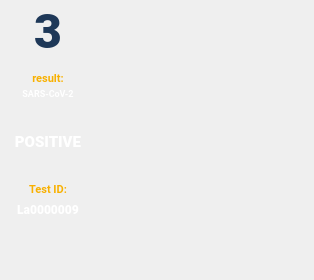
<?xml version="1.0" encoding="UTF-8"?>
<ui version="4.0">
 <class>Form</class>
 <widget class="QWidget" name="Form">
  <property name="geometry">
   <rect>
    <x>0</x>
    <y>0</y>
    <width>314</width>
    <height>280</height>
   </rect>
  </property>
  <property name="windowTitle">
   <string notr="true">Form</string>
  </property>
  <property name="styleSheet">
   <string notr="true"/>
  </property>
  <widget class="QWidget" name="background" native="true">
   <property name="geometry">
    <rect>
     <x>0</x>
     <y>0</y>
     <width>96</width>
     <height>224</height>
    </rect>
   </property>
   <property name="styleSheet">
    <string notr="true">.QWidget{background-image: url(:/new_slot/png/new_slot/positive.png); border:0px}</string>
   </property>
   <widget class="QLabel" name="number">
    <property name="geometry">
     <rect>
      <x>0</x>
      <y>0</y>
      <width>96</width>
      <height>62</height>
     </rect>
    </property>
    <property name="font">
     <font>
      <family>Roboto Black</family>
      <pointsize>36</pointsize>
      <weight>75</weight>
      <bold>true</bold>
     </font>
    </property>
    <property name="styleSheet">
     <string notr="true">.QLabel{background-color: transparent; border:0; color : #1e3858}</string>
    </property>
    <property name="text">
     <string notr="true">3</string>
    </property>
    <property name="alignment">
     <set>Qt::AlignCenter</set>
    </property>
   </widget>
   <widget class="QLabel" name="result">
    <property name="geometry">
     <rect>
      <x>0</x>
      <y>125</y>
      <width>96</width>
      <height>34</height>
     </rect>
    </property>
    <property name="font">
     <font>
      <family>Roboto Black</family>
      <pointsize>11</pointsize>
      <weight>75</weight>
      <bold>true</bold>
     </font>
    </property>
    <property name="styleSheet">
     <string notr="true">.QLabel{background-color: transparent; border:0; color : white}</string>
    </property>
    <property name="text">
     <string>POSITIVE</string>
    </property>
    <property name="alignment">
     <set>Qt::AlignCenter</set>
    </property>
   </widget>
   <widget class="QLabel" name="id">
    <property name="geometry">
     <rect>
      <x>0</x>
      <y>196</y>
      <width>96</width>
      <height>26</height>
     </rect>
    </property>
    <property name="font">
     <font>
      <family>Roboto Black</family>
      <pointsize>9</pointsize>
      <weight>75</weight>
      <bold>true</bold>
     </font>
    </property>
    <property name="styleSheet">
     <string notr="true">QLabel{background-color: transparent; border:0; color : white}</string>
    </property>
    <property name="text">
     <string notr="true">La0000009</string>
    </property>
    <property name="alignment">
     <set>Qt::AlignCenter</set>
    </property>
   </widget>
   <widget class="QLabel" name="result_tag">
    <property name="geometry">
     <rect>
      <x>0</x>
      <y>66</y>
      <width>96</width>
      <height>24</height>
     </rect>
    </property>
    <property name="font">
     <font>
      <family>Roboto</family>
      <pointsize>8</pointsize>
      <weight>75</weight>
      <bold>true</bold>
     </font>
    </property>
    <property name="styleSheet">
     <string notr="true">.QLabel{background-color: transparent; border:0; color : #f8b000}</string>
    </property>
    <property name="inputMethodHints">
     <set>Qt::ImhNone</set>
    </property>
    <property name="text">
     <string>result:</string>
    </property>
    <property name="textFormat">
     <enum>Qt::AutoText</enum>
    </property>
    <property name="alignment">
     <set>Qt::AlignCenter</set>
    </property>
    <property name="wordWrap">
     <bool>true</bool>
    </property>
    <property name="margin">
     <number>0</number>
    </property>
    <property name="indent">
     <number>-1</number>
    </property>
   </widget>
   <widget class="QLabel" name="target_name">
    <property name="geometry">
     <rect>
      <x>0</x>
      <y>79</y>
      <width>96</width>
      <height>30</height>
     </rect>
    </property>
    <property name="font">
     <font>
      <family>Roboto</family>
      <pointsize>7</pointsize>
      <weight>75</weight>
      <bold>true</bold>
     </font>
    </property>
    <property name="styleSheet">
     <string notr="true">.QLabel{background-color: transparent; border:0; color :white}</string>
    </property>
    <property name="inputMethodHints">
     <set>Qt::ImhNone</set>
    </property>
    <property name="text">
     <string notr="true">SARS-CoV-2</string>
    </property>
    <property name="textFormat">
     <enum>Qt::AutoText</enum>
    </property>
    <property name="alignment">
     <set>Qt::AlignCenter</set>
    </property>
    <property name="wordWrap">
     <bool>true</bool>
    </property>
    <property name="margin">
     <number>0</number>
    </property>
    <property name="indent">
     <number>-1</number>
    </property>
   </widget>
   <widget class="QLabel" name="id_tag">
    <property name="geometry">
     <rect>
      <x>0</x>
      <y>178</y>
      <width>96</width>
      <height>21</height>
     </rect>
    </property>
    <property name="font">
     <font>
      <family>Roboto</family>
      <pointsize>8</pointsize>
      <weight>75</weight>
      <bold>true</bold>
     </font>
    </property>
    <property name="styleSheet">
     <string notr="true">.QLabel{background-color: transparent; border:0; color : #f8b000}</string>
    </property>
    <property name="inputMethodHints">
     <set>Qt::ImhNone</set>
    </property>
    <property name="text">
     <string>Test ID:</string>
    </property>
    <property name="textFormat">
     <enum>Qt::AutoText</enum>
    </property>
    <property name="alignment">
     <set>Qt::AlignCenter</set>
    </property>
    <property name="wordWrap">
     <bool>true</bool>
    </property>
    <property name="margin">
     <number>0</number>
    </property>
    <property name="indent">
     <number>-1</number>
    </property>
   </widget>
  </widget>
 </widget>
 <resources>
  <include location="../title.qrc"/>
 </resources>
 <connections/>
</ui>
